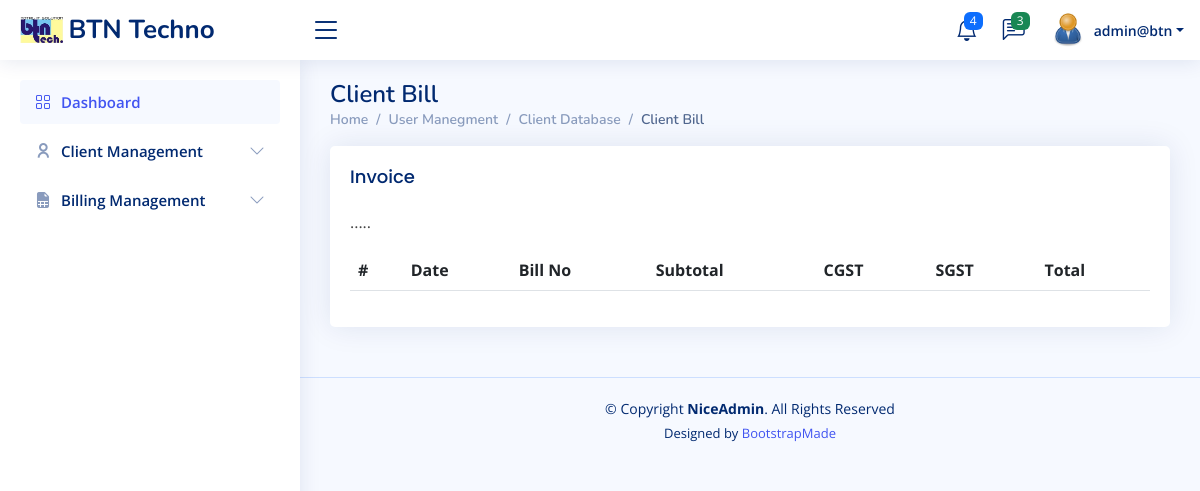
/listbill.php?mob=9609423342 (signed in), run on an earlier commit of the app's database.
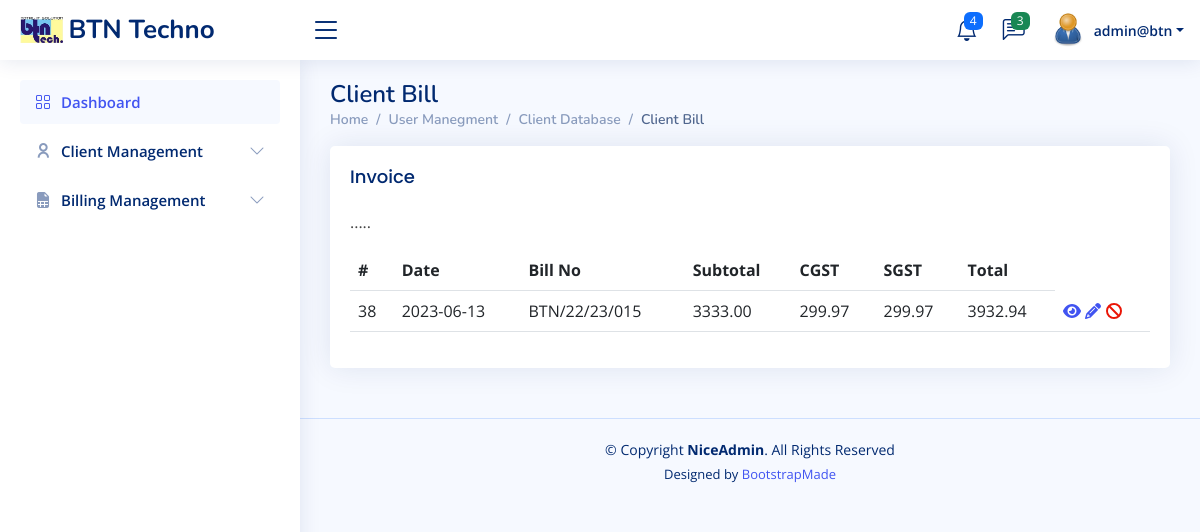
And on a later commit of the database.
### tables this page shows
CREATE TABLE `invoicemain` (
  `id` int NOT NULL AUTO_INCREMENT,
  `billno` varchar(20) DEFAULT NULL,
  `refbill` varchar(10) DEFAULT NULL,
  `cgst` varchar(10) DEFAULT NULL,
  `sgst` varchar(10) DEFAULT NULL,
  `subtotal` varchar(10) DEFAULT NULL,
  `total` varchar(10) DEFAULT NULL,
  `castmob` varchar(15) DEFAULT NULL,
  `date` date DEFAULT NULL,
  PRIMARY KEY (`id`)
);

### listbill.php (the view, shortened to what this page needs)
<!DOCTYPE html>
<html lang="en">
<head>
    <?php
require_once("navbar.php");
require_once("config.php");
$mobile_no = trim($_GET["mob"]) ;
$sql = "SELECT * FROM invoicemain WHERE castmob = '$mobile_no'";
?>
</head>
<body>
<main id="main" class="main">
<div class="pagetitle">
  <h1>Client Bill</h1>
  <nav>
    <ol class="breadcrumb">
    <li class="breadcrumb-item"><a href="index.php">Home</a></li>
    <li class="breadcrumb-item">User Manegment</li>
    <li class="breadcrumb-item active"><a href="userlist.php">Client Database</a></li>
          <li class="breadcrumb-item active">Client Bill</li>
    </ol>
  </nav>
</div>
<section class="section">
  <div class="row">
    <div class="col-lg-12">
      <div class="card">
        <div class="card-body">
          <h5 class="card-title">Invoice</h5>
          <p> ..... </p>
          <table class="table datatable">
            <thead>
              <tr>
                <th scope="col">#</th>
                <th scope="col">Date</th>
                <th scope="col">Bill No</th>
                <th scope="col">Subtotal</th>
                <th scope="col">CGST</th>
                <th scope="col">SGST</th>
                <th scope="col">Total</th>
              </tr>
            </thead>
            <tbody>
        <?php
             if($result = mysqli_query($link, $sql)){
                if(mysqli_num_rows($result) > 0){
                   while($row = mysqli_fetch_array($result)){
                echo "<tr>";
                echo "<td>" . $row['id'] . "</td>";
                echo "<td>" . $row['date'] . "</td>";
                echo "<td>" . $row['billno'] . "</td>";
                echo "<td>" . $row['subtotal'] . "</td>";
                echo "<td>" . $row['cgst'] . "</td>";
                echo "<td>" . $row['sgst'] . "</td>";
                echo "<td>" . $row['total'] . "</td>";
                echo "<td>";
                    echo '<a href="read.php?id='. $row['id'] .'" class="mr-3" title="View Record" data-toggle="tooltip"><span class="fa fa-eye fa-beat"></span></a>';
                    echo '&nbsp<a href="update_cas.php?uid='. $row['id'] .'" class="mr-3" title="Update Record" data-toggle="tooltip"><span class="fa fa-pencil fa-beat"></span></a>';
                    echo '&nbsp<a href="ajax.php?DND=Yes&id='. $row['id'] .' " title="Start DND" data-toggle="tooltip"><span class="fa fa-ban fa-beat" style="color: #ea1506;"></span></a>';
                echo "</td>";
            echo "</tr>";
        }
    }
 }
        ?>
         </tbody>
          </table>
        </div>
      </div>
    </div>
  </div>
</section>
</main>
<footer id="footer" class="footer">
<div class="copyright">
  &copy; Copyright <strong><span>NiceAdmin</span></strong>. All Rights Reserved
</div>
<div class="credits">
  Designed by <a href="https://bootstrapmade.com/">BootstrapMade</a>
</div>
</footer>
</body>
</html>

### navbar.php (shortened to what this page needs)
  <link href="assets/vendor/bootstrap/css/bootstrap.min.css" rel="stylesheet">
  <link href="assets/vendor/bootstrap-icons/bootstrap-icons.css" rel="stylesheet">
  <link href="assets/vendor/boxicons/css/boxicons.min.css" rel="stylesheet">
  <link href="assets/vendor/quill/quill.snow.css" rel="stylesheet">
  <link href="assets/vendor/quill/quill.bubble.css" rel="stylesheet">
  <link href="assets/vendor/remixicon/remixicon.css" rel="stylesheet">
  <link href="assets/vendor/simple-datatables/style.css" rel="stylesheet">
  <link rel="stylesheet" href="//code.jquery.com/ui/1.12.1/themes/base/jquery-ui.css">
  <link href="assets/css/style.css" rel="stylesheet">
<header id="header" class="header fixed-top d-flex align-items-center">
<div class="d-flex align-items-center justify-content-between">
  <a href="index.php" class="logo d-flex align-items-center">
    <img src="assets/img/logo.png" alt="">
    <span class="d-none d-lg-block">BTN Techno</span>
  </a>
  <i class="bi bi-list toggle-sidebar-btn"></i>
</div>
<nav class="header-nav ms-auto">
  <ul class="d-flex align-items-center">
    <li class="nav-item dropdown">
      <a class="nav-link nav-icon" href="#" data-bs-toggle="dropdown">
        <i class="bi bi-bell"></i>
        <span class="badge bg-primary badge-number">4</span>
      </a>
    </li>
    <li class="nav-item dropdown">
      <a class="nav-link nav-icon" href="#" data-bs-toggle="dropdown">
        <i class="bi bi-chat-left-text"></i>
        <span class="badge bg-success badge-number">3</span>
      </a>
    </li>
    <li class="nav-item dropdown pe-3">
      <a class="nav-link nav-profile d-flex align-items-center pe-0" href="#" data-bs-toggle="dropdown">
      <img src="photo/profile/<?php echo $_SESSION["pic"] ?>" alt="Profile" class="rounded-circle">
        <span class="d-none d-md-block dropdown-toggle ps-2"><?php echo  $_SESSION["username"] ?></span>
      </a>
    </li>
  </ul>
</nav>
</header>
<aside id="sidebar" class="sidebar">
<ul class="sidebar-nav" id="sidebar-nav">
  <li class="nav-item">
    <a class="nav-link " href="index.php">
      <i class="bi bi-grid"></i>
      <span>Dashboard</span>
    </a>
  </li>
   <li class="nav-item">
    <a class="nav-link collapsed" data-bs-target="#components-nav" data-bs-toggle="collapse" href="#">
    <i class="ri-user-line"></i><span>Client Management</span><i class="bi bi-chevron-down ms-auto"></i>
    </a>
  </li>
  <li class="nav-item">
    <a class="nav-link collapsed" data-bs-target="#activity-nav" data-bs-toggle="collapse" href="#">
    <i class="bi bi-file-earmark-spreadsheet-fill"></i><span>Billing Management</span><i class="bi bi-chevron-down ms-auto"></i>
    </a>
  </li>
</aside>

### assets/css/style.css (style rules this page uses)
:root { scroll-behavior: smooth; }
body { font-family: "Open Sans", sans-serif; background: #f6f9ff; color: #444444; }
a { color: #4154f1; text-decoration: none; }
h1, h2, h3, h4, h5, h6 { font-family: "Nunito", sans-serif; }
#main { margin-top: 60px; padding: 20px 30px; transition: all 0.3s; }
.pagetitle { margin-bottom: 10px; }
.pagetitle h1 { font-size: 24px; margin-bottom: 0; font-weight: 600; color: #012970; }
.card { margin-bottom: 30px; border: none; border-radius: 5px; box-shadow: 0px 0 30px rgba(1, 41, 112, 0.1); }
.card-title { padding: 20px 0 15px 0; font-size: 18px; font-weight: 500; color: #012970; font-family: "Poppins", sans-serif; }
.card-body { padding: 0 20px 20px 20px; }
.breadcrumb { font-size: 14px; font-family: "Nunito", sans-serif; color: #899bbd; font-weight: 600; }
.breadcrumb a { color: #899bbd; transition: 0.3s; }
.breadcrumb .breadcrumb-item::before { color: #899bbd; }
.breadcrumb .active { color: #51678f; font-weight: 600; }
.logo { line-height: 1; }
@media (min-width: 1200px) { .logo { width: 280px; } }
.logo img { max-height: 26px; margin-right: 6px; }
.logo span { font-size: 26px; font-weight: 700; color: #012970; font-family: "Nunito", sans-serif; }
.header { transition: all 0.5s; z-index: 997; height: 60px; box-shadow: 0px 2px 20px rgba(1, 41, 112, 0.1); background-color: #fff; padding-left: 20px; }
.header .toggle-sidebar-btn { font-size: 32px; padding-left: 10px; cursor: pointer; color: #012970; }
.header-nav ul { list-style: none; }
.header-nav>ul { margin: 0; padding: 0; }
.header-nav .nav-icon { font-size: 22px; color: #012970; margin-right: 25px; position: relative; }
.header-nav .nav-profile { color: #012970; }
.header-nav .nav-profile img { max-height: 36px; }
.header-nav .nav-profile span { font-size: 14px; font-weight: 600; }
.header-nav .badge-number { position: absolute; inset: -2px -5px auto auto; font-weight: normal; font-size: 12px; padding: 3px 6px; }
.sidebar { position: fixed; top: 60px; left: 0; bottom: 0; width: 300px; z-index: 996; transition: all 0.3s; padding: 20px; overflow-y: auto; scrollbar-width: thin; scrollbar-color: #aab7cf transparent; box-shadow: 0px 0px 20px rgba(1, 41, 112, 0.1); background-color: #fff; }
@media (min-width: 1200px) { #main, #footer { margin-left: 300px; } }
.sidebar-nav { padding: 0; margin: 0; list-style: none; }
.sidebar-nav li { padding: 0; margin: 0; list-style: none; }
.sidebar-nav .nav-item { margin-bottom: 5px; }
.sidebar-nav .nav-link { display: flex; align-items: center; font-size: 15px; font-weight: 600; color: #4154f1; transition: 0.3; background: #f6f9ff; padding: 10px 15px; border-radius: 4px; }
.sidebar-nav .nav-link i { font-size: 16px; margin-right: 10px; color: #4154f1; }
.sidebar-nav .nav-link.collapsed { color: #012970; background: #fff; }
.sidebar-nav .nav-link.collapsed i { color: #899bbd; }
.sidebar-nav .nav-link .bi-chevron-down { margin-right: 0; transition: transform 0.2s ease-in-out; }
.footer { padding: 20px 0; font-size: 14px; transition: all 0.3s; border-top: 1px solid #cddfff; }
.footer .copyright { text-align: center; color: #012970; }
.footer .credits { padding-top: 5px; text-align: center; font-size: 13px; color: #012970; }

What changed in the data, as far as the page shows it:
added invoicemain: id "38", date "2023-06-13", billno "BTN/22/23/015", subtotal "3333.00", cgst "299.97", sgst "299.97", total "3932.94"
